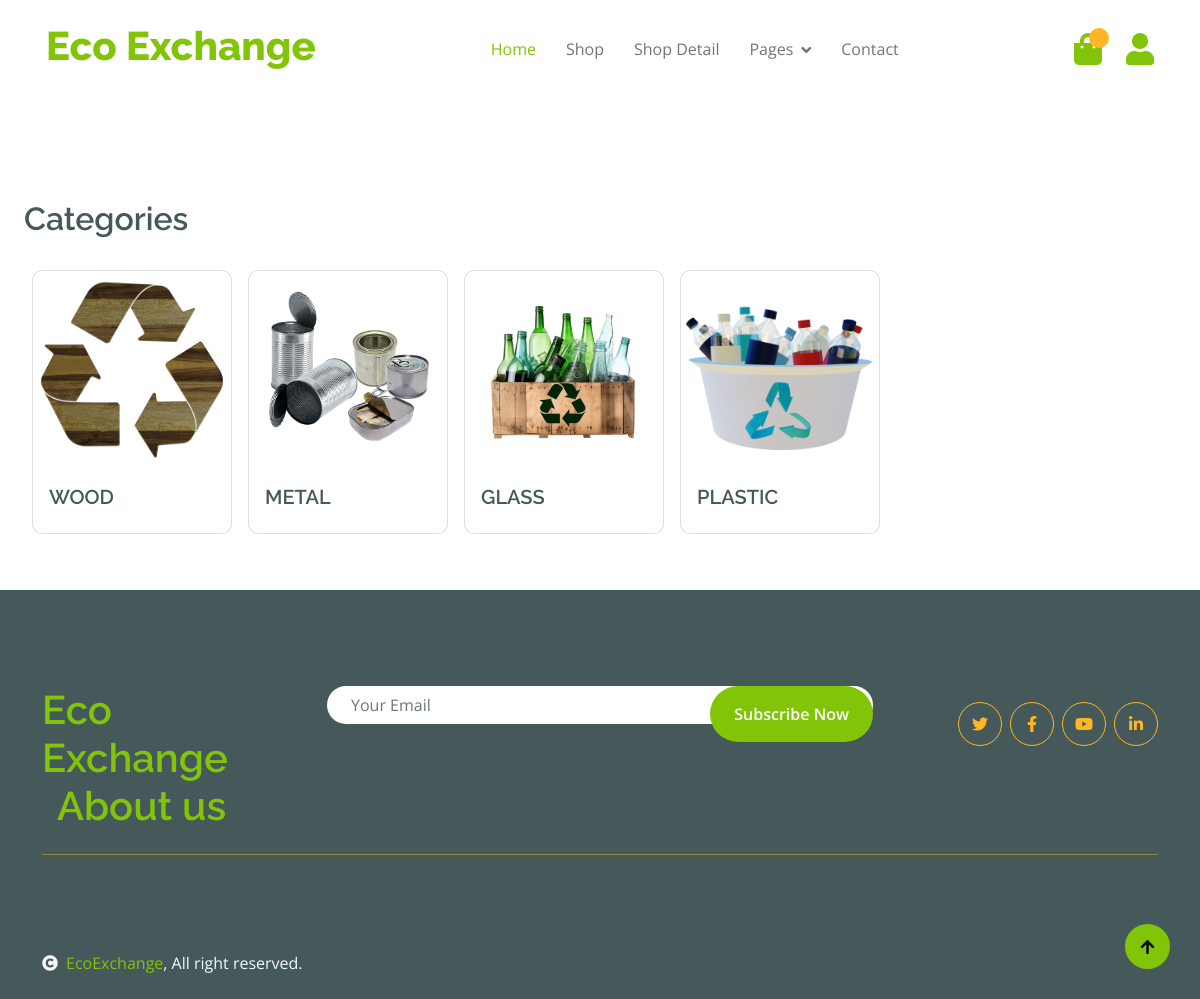
The page / on the database its author committed.
### product/models.py (models this page shows, shortened)
class Product(models.Model):
    CATEGORY_CHOICES = [
        ('PAPER', 'Paper'),
        ('PLASTIC', 'Plastic'),
        ('GLASS', 'Glass'),
        ('METAL', 'Metal'),
        ('ELECTRONICS', 'Electronics'),
        ('ORGANIC', 'Organic'),
        ('TEXTILES', 'Textiles'),
        ('BATTERIES', 'Batteries'),
        ('WOOD', 'Wood'),
        ('RUBBER', 'Rubber'),
        ('MIXED_MATERIALS', 'Mixed Materials'),
    ]
    product_id = models.AutoField(primary_key=True)
    product_name = models.CharField(max_length=255)
    product_description = models.TextField()
    image = models.ImageField(upload_to='img/')
    quantity = models.IntegerField()
    price = models.DecimalField(max_digits=10, decimal_places=2)
    category = models.CharField(max_length=50, choices=CATEGORY_CHOICES)
    user = models.ForeignKey(Member, on_delete=models.CASCADE)

### product/views.py (the view)
def homepage(request):
    product_list = Product.objects.all()
    return render(request,template_name='product/homepage.html',context={'product_list':product_list})

### product/templates/product/homepage.html
{% extends 'product/base.html' %}
{% load static %}
{% block body %}
<div class="container-fluid" style="padding-top: 100px;">
    <div class="row">
        <div class="col-lg-12">
            <h2 class="mb-4">Categories</h2>
            <div class="d-flex flex-wrap">
                {% for product_list in product_list %}
                <div class="card m-2" style="width: 200px;">
                    <img src="{% static 'product/img/'%}{{ product_list.category }}.png" class="card-img-top" alt="{{ product_list.category }}">
                    <div class="card-body">
                        <h5 class="card-title">{{ product_list.category }}</h5>
                    </div>
                </div>
                {% endfor %}
            </div>
        </div>
    </div>
</div>
{% endblock %}

### rows shown on the page
Product: category (picture), category "WOOD"
Product: category (picture), category "METAL"
Product: category (picture), category "GLASS"
Product: category (picture), category "PLASTIC"
